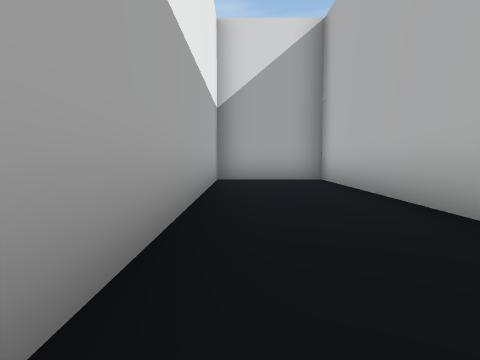
View 1 (above)

13 first-person views from a walk through a Unity game level. The camera is 0.51 m above the floor, tilts 4° down and sees 75° across. The floor is counted in squares, 1 m on a side. Each view is taken from the middle of a square. On the plan, view 1 faces up. The plan holds only what a view shows up to about 9 squares ahead; the rest is blank. The place goes on beyond the plan. The player character is not drawn.

View 2
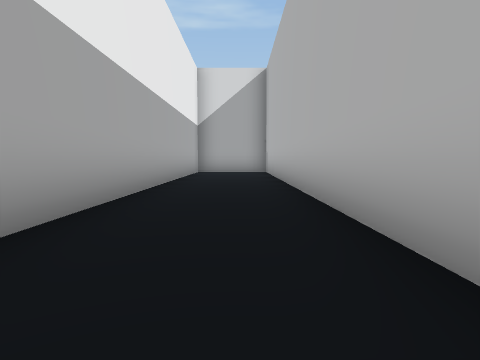

View 3
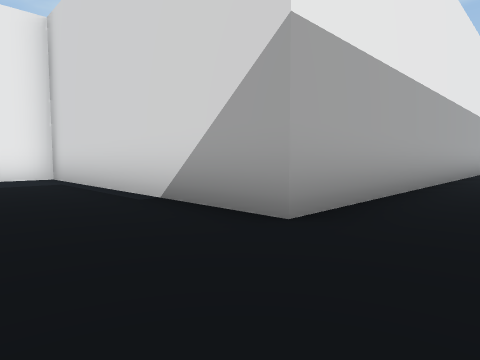

View 4
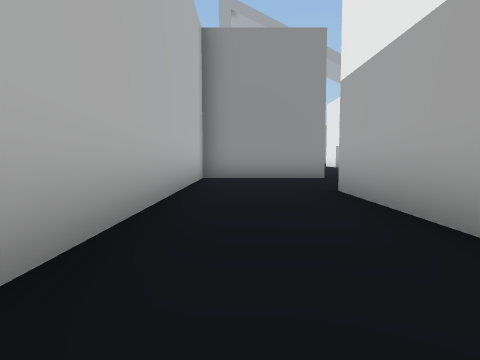

View 5
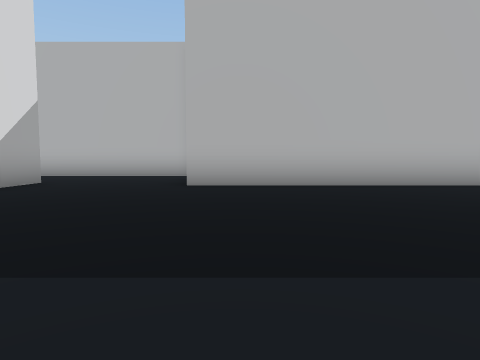

View 6
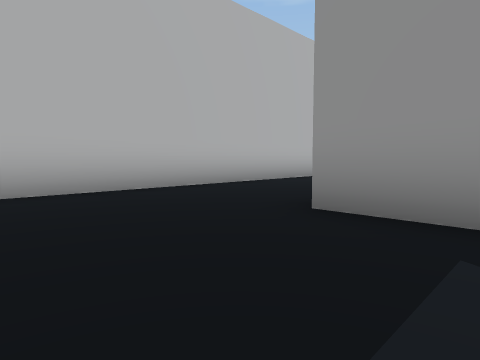

View 7
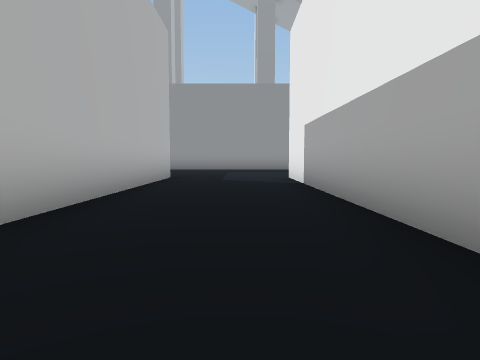

View 8
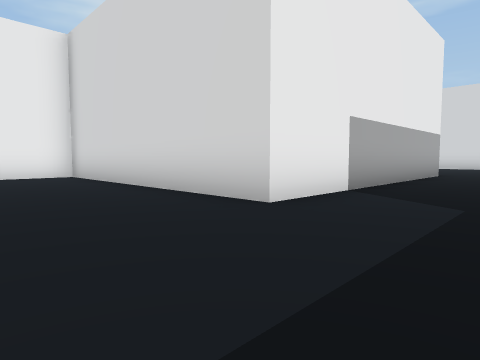

View 9
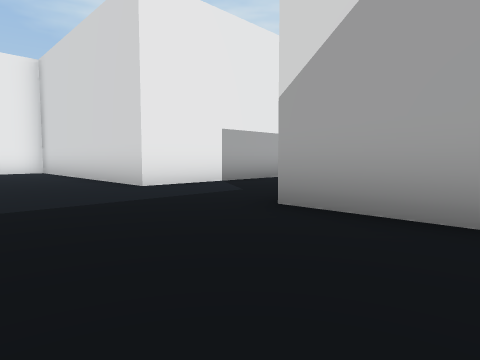

View 10
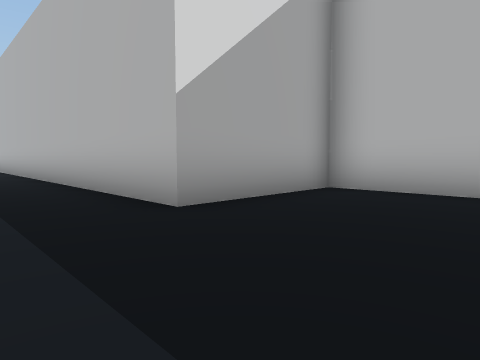

View 11
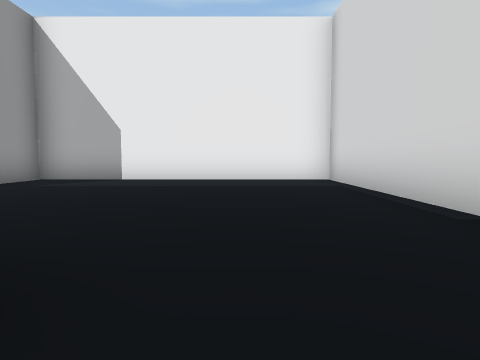

View 12
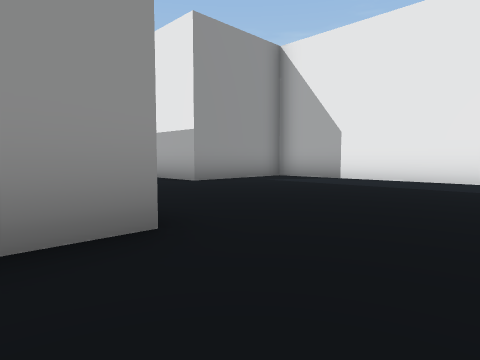

View 13
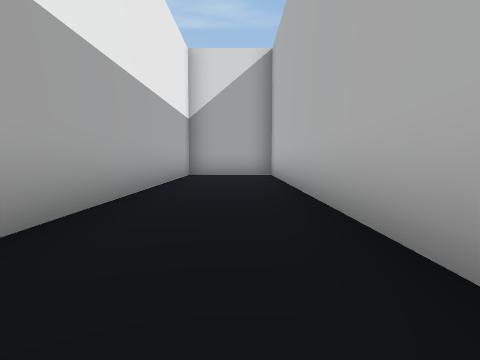

### Floor plan
Points are (right, up) in squares from view 1. A wall is a line through its corners. A room is listed if a view was taken in it or the views show most of it. See-through windows are left out.
Room 1 (views 1, 2, 3, 4, 11, 12, 13)
walls: (-1.2, -10) (2, -10) (2, 7.5) (-0.5, 7.5) (-0.5, -6.9) (-1.5, -6.9)
ways out: opening at (-1, -8.5) to room 2
Room 2 (views 5, 6, 7, 8, 9, 10)
walls: (2, -23.4) (2, -21.2) (-1.2, -21.2) (-1.2, -10); (-1.5, -6.9) (-7.4, -6.9) (-7.4, -13.7) (-4.3, -13.7) (-4.3, -21.2) (-11.1, -21.2) (-11.1, -22.9)
ways out: opening at (-1, -8.5) to room 1

Where each view was taken, in squares from view 1:
view 1: 0 up, 0 right, facing up
view 2: 4 down, 1 right, facing up
view 3: 9 down, 1 right, facing up-left
view 4: 2 down, 1 right, facing down
view 5: 11 down, 7 left, facing right
view 6: 11 down, 6 left, facing down-right
view 7: 13 down, 3 left, facing down
view 8: 24 down, 2 left, facing up-left
view 9: 24 down, 1 right, facing up-left
view 10: 24 down, 3 left, facing up-right
view 11: 9 down, 0 right, facing left
view 12: 8 down, 0 right, facing down-left
view 13: 2 down, 1 right, facing up
